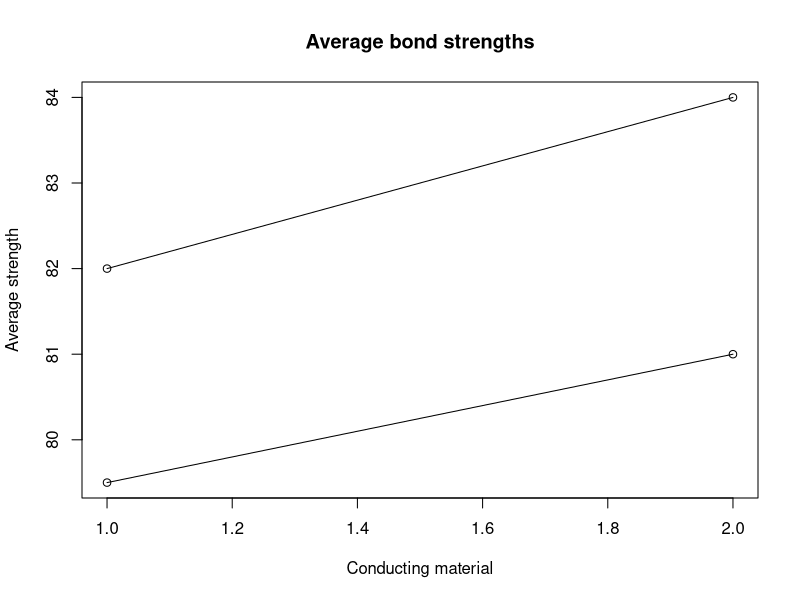

Write the R code that produced this figure.
#Ex1.5, Page 11

Adhesive_Type<-c(1,1,2,2)
Conductor_material<-c(1,2,1,2)
Observed_bond_strength<-c(82,75,84,78,77,87,80,90)
mat1<-matrix(Observed_bond_strength,nrow=4,ncol=2)
Average<-c(sum(mat1[1,])/2,sum(mat1[2,])/2,sum(mat1[3,])/2,sum(mat1[4,])/2)
mat1<-cbind(Adhesive_Type,Conductor_material,mat1,Average)
colnames(mat1)[3]<-"Observed bond strength"
print(mat1)

n<-length(Adhesive_Type)/2
plot(Conductor_material,Average,main="Average bond strengths",xlab="Conducting material",ylab="Average strength")
segments(Conductor_material[1],Average[1],Conductor_material[2],Average[2])
segments(Conductor_material[3],Average[3],Conductor_material[4],Average[4])
